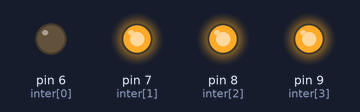
Recording of a sketch running on a simulated Arduino Uno, built with avr-gcc and run on an emulated ATmega328P. On the bench: output pins drawn as LEDs (lit = HIGH).

Above: at 0.5 s.
At 4.5 s:
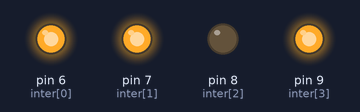
At 8.5 s:
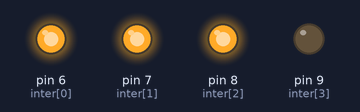
At 11.5 s:
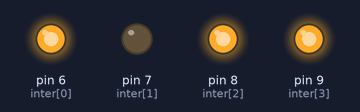
Timing chart, 0 to 13.0 s (numbered marks = the images above):
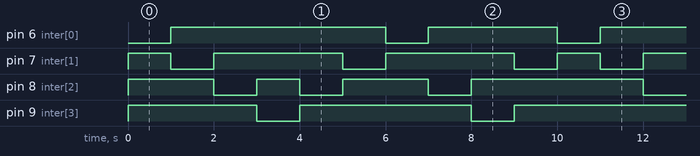

The sketch:

test_relais_x4_herve.ino
```cpp
/*
  Test des relais
  Les relais sont tous éteints au démarrage
  puis s'allument l'un après l'autre alors que les précédents s'éteignent
 */

// définition des pins sur lesquelles sont branchés les relais
char inter[] = {6, 7, 8, 9};

// the setup routine runs once when you press reset:
void setup() {
  char i;
  // Initialisation des relais
  for ( i = 0; i < sizeof(inter) ; i++ ) {
    // en sortie
    pinMode(inter[i], OUTPUT);
    // éteint au départ
    digitalWrite(inter[i], HIGH);
  }
  Serial.begin (9600);// Démarrage de la liaison série
}

/*
** Fonction one_up
**  éteint toutes les sorties, en allume UNE
**  paramètres:
**  - inter_on = le numéro de la sortie à allumer
*/
void one_up(char inter_on) {
  char i;
  // on éteint tous les relais
  for ( i = 0; i < sizeof(inter) ; i++ ) {
    digitalWrite(inter[i], HIGH);
  }
  // on allume le relais demandé
  digitalWrite(inter_on, LOW);
}

// the loop routine runs over and over again forever:
void loop() {
  char i;
  // définit la séquence d'allumage des sorties
  char chenillard[] = {0, 1, 2, 3, 2, 1, 0, 2, 3, 1};

  // on parcourt le tableau chenillard
  for ( i = 0; i < sizeof(chenillard) ; i++ ) {
    // allumer la sortie indiquée dans le tableau chenillard
    one_up(inter[chenillard[i]]);
    delay(1000);
  }
}
```

Measured:
- by itself, pin 6 (inter[0]): repeats every 10.0 s: LOW 1.0 s, HIGH 3.0 s, LOW 1.0 s, HIGH 5.0 s
- by itself, pin 7 (inter[1]): repeats every 10.0 s: 2 × (HIGH 3.0 s, LOW 1.0 s), HIGH 1.0 s, LOW 1.0 s
- by itself, pin 8 (inter[2]): repeats every 10.0 s: HIGH 1.0 s, LOW 1.0 s, HIGH 2.0 s, LOW 1.0 s, HIGH 4.0 s, LOW 1.0 s
- by itself, pin 9 (inter[3]): alternates HIGH for 4.0 s and LOW for 1.0 s
